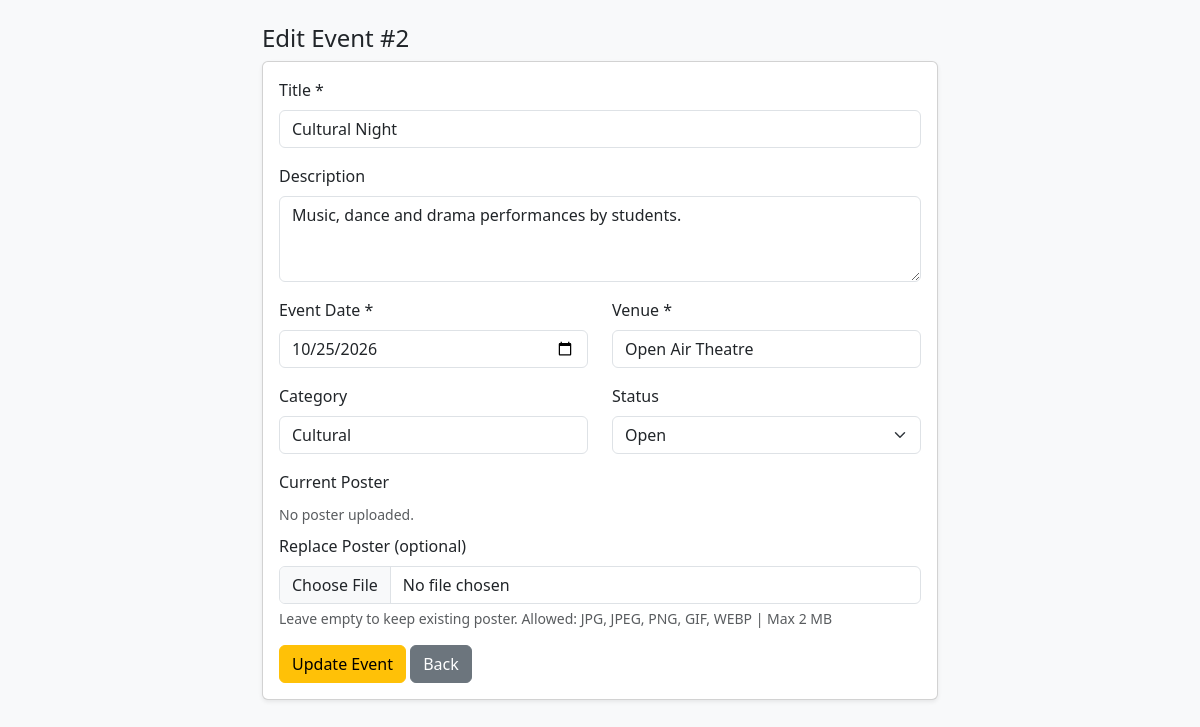
The page /edit_event.php?id=2 (signed in) on the database its author committed.
### tables this page shows
CREATE TABLE IF NOT EXISTS events (
    id INT AUTO_INCREMENT PRIMARY KEY,
    title VARCHAR(255) NOT NULL,
    description TEXT,
    event_date DATE NOT NULL,
    venue VARCHAR(255) NOT NULL,
    category VARCHAR(100) NOT NULL DEFAULT 'General',
    status ENUM('Open','Closed') NOT NULL DEFAULT 'Open',
    poster VARCHAR(255) DEFAULT NULL,
    created_at TIMESTAMP DEFAULT CURRENT_TIMESTAMP,
    updated_at TIMESTAMP DEFAULT CURRENT_TIMESTAMP ON UPDATE CURRENT_TIMESTAMP
);

### edit_event.php (the view, shortened to what this page needs)
<?php
require_once "config.php";
$id = (int)($_GET["id"] ?? $_POST["id"] ?? 0);
$stmt = $conn->prepare("SELECT * FROM events WHERE id = ?");
$stmt->bind_param("i", $id);
$stmt->execute();
$event = $stmt->get_result()->fetch_assoc();
?>
<!DOCTYPE html>
<html lang="en">
<head>
<link href="https://cdn.jsdelivr.net/npm/bootstrap@5.3.3/dist/css/bootstrap.min.css" rel="stylesheet">
</head>
<body class="bg-light">
<div class="container mt-4" style="max-width:700px">
  <h4>Edit Event #<?= $id ?></h4>
  <div class="card shadow-sm"><div class="card-body">
  <form method="post" enctype="multipart/form-data">
    <div class="mb-3"><label class="form-label">Title *</label>
      <input type="text" name="title" class="form-control" required value="<?= htmlspecialchars($event["title"]) ?>"></div>
    <div class="mb-3"><label class="form-label">Description</label>
      <textarea name="description" class="form-control" rows="3"><?= htmlspecialchars($event["description"]) ?></textarea></div>
    <div class="row">
      <div class="col-md-6 mb-3"><label class="form-label">Event Date *</label>
        <input type="date" name="event_date" class="form-control" required value="<?= htmlspecialchars($event["event_date"]) ?>"></div>
      <div class="col-md-6 mb-3"><label class="form-label">Venue *</label>
        <input type="text" name="venue" class="form-control" required value="<?= htmlspecialchars($event["venue"]) ?>"></div>
    </div>
    <div class="row">
      <div class="col-md-6 mb-3"><label class="form-label">Category</label>
        <input type="text" name="category" class="form-control" value="<?= htmlspecialchars($event["category"]) ?>"></div>
      <div class="col-md-6 mb-3"><label class="form-label">Status</label>
        <select name="status" class="form-select">
          <option value="Open" <?= $event["status"] === "Open" ? "selected" : "" ?>>Open</option>
        </select></div>
    </div>
    <div class="mb-3"><label class="form-label">Current Poster</label><br>
      <?php if ($event["poster"] && is_file(UPLOAD_DIR . basename($event["poster"]))): ?>
        <img src="uploads/<?= htmlspecialchars(basename($event["poster"])) ?>" width="150" class="rounded border mb-2">
      <?php else: ?><span class="text-muted small">No poster uploaded.</span><?php endif; ?><br>
      <label class="form-label mt-2">Replace Poster (optional)</label>
      <input type="file" name="poster" class="form-control" accept=".jpg,.jpeg,.png,.gif,.webp">
      <div class="form-text">Leave empty to keep existing poster. Allowed: JPG, JPEG, PNG, GIF, WEBP | Max 2 MB</div></div>
    <button class="btn btn-warning">Update Event</button>
    <a href="index.php" class="btn btn-secondary">Back</a>
  </form>
  </div></div>
</div>
</body>
</html>

### rows shown on the page
events: title "Cultural Night", description "Music, dance and drama performances by students.", event_date "10/25/2026", venue "Open Air Theatre", category "Cultural", status "Open"

### other values the page prints
$id "2"
